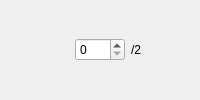
         <widget class="QWidget" name="widget_23" native="true">
          <layout class="QHBoxLayout" name="horizontalLayout_23">
           <property name="leftMargin">
            <number>0</number>
           </property>
           <property name="topMargin">
            <number>0</number>
           </property>
           <property name="rightMargin">
            <number>0</number>
           </property>
           <property name="bottomMargin">
            <number>0</number>
           </property>
           <item>
            <widget class="QLabel" name="label_23">
             <property name="maximumSize">
              <size>
               <width>75</width>
               <height>75</height>
              </size>
             </property>
             <property name="toolTip">
              <string>#825286_#825286</string>
             </property>
             <property name="text">
              <string/>
             </property>
             <property name="pixmap">
              <pixmap resource="../../resource.qrc">:/pairs/assets/#825286_#825286.png</pixmap>
             </property>
             <property name="scaledContents">
              <bool>true</bool>
             </property>
            </widget>
           </item>
           <item>
            <widget class="QSpinBox" name="#825286_#825286_spin">
             <property name="maximumSize">
              <size>
               <width>50</width>
               <height>16777215</height>
              </size>
             </property>
             <property name="minimum">
              <number>0</number>
             </property>
             <property name="maximum">
              <number>2</number>
             </property>
            </widget>
           </item>
           <item>
            <widget class="QLabel" name="label_23_2">
             <property name="text">
              <string>/2</string>
             </property>
            </widget>
           </item>
          </layout>
         </widget>
